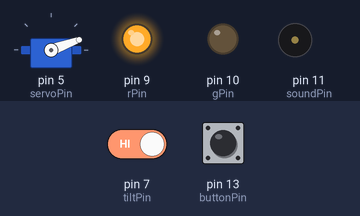
A sketch run on a simulated Arduino Uno, built with avr-gcc and run on an emulated ATmega328P. Parts: servo, output pins drawn as LEDs (lit = HIGH), buzzer (waves = sounding). Dashed ring = blinking. The test bench sets the inputs (shaded band); at power-on: pin 7 (tiltPin) HIGH, pin 13 (buttonPin) HIGH. What the sketch prints to the serial monitor is not drawn.

Above: at 1.2 s.
1.3 s: pin 7 (tiltPin) driven LOW and pin 13 (buttonPin) driven LOW
At 2.1 s:
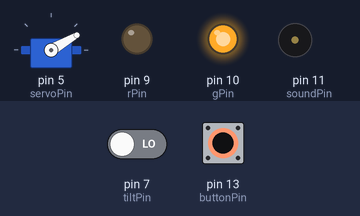
3.3 s: pin 7 (tiltPin) driven HIGH
At 4.3 s:
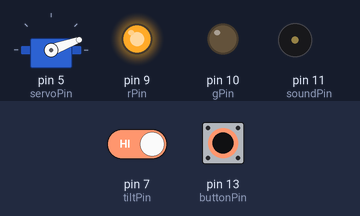
4.8 s: pin 7 (tiltPin) driven LOW
At 5.06 s:
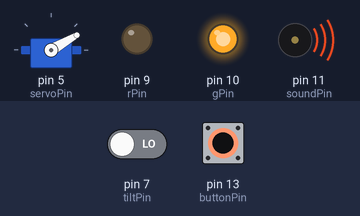
6.8 s: pin 13 (buttonPin) driven HIGH
At 8.0 s:
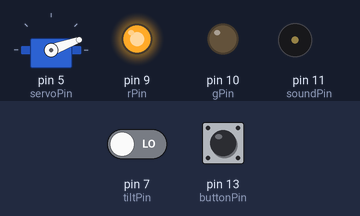
8.3 s: pin 13 (buttonPin) pulsed LOW 2 times (0.12 s each, 0.3 s apart)
At 8.57 s:
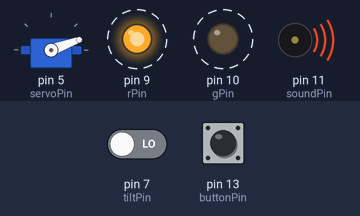
11.5 s: pin 13 (buttonPin) driven LOW
At 13.0 s:
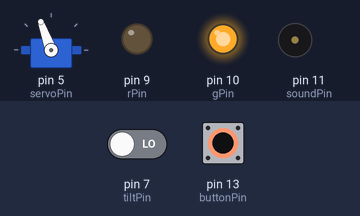
Timing chart, 0 to 14.5 s (numbered marks = the images above; inputs shaded):
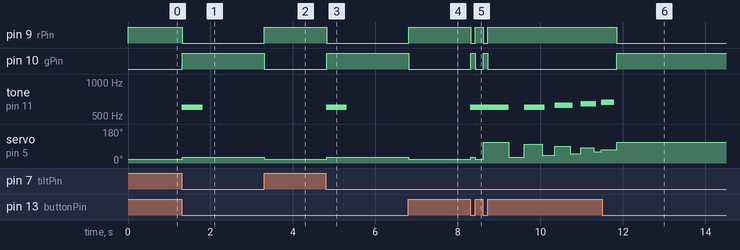

Measured:
- after the input at 1.3 s, pin 9 (rPin): HIGH → LOW at once; pin 10 (gPin): LOW → HIGH at once; tone on pin 11 (soundPin): silent → 600 Hz at once, → silent 0.50 s later; servo on pin 5 (servoPin): 20° → 30° at once
- after the input at 3.3 s, pin 9 (rPin): LOW → HIGH at once; pin 10 (gPin): HIGH → LOW at once; servo on pin 5 (servoPin): 30° → 20° at once
- after the input at 4.8 s, pin 9 (rPin): HIGH → LOW at once; pin 10 (gPin): LOW → HIGH at once; tone on pin 11 (soundPin): silent → 600 Hz at once, → silent 0.50 s later; servo on pin 5 (servoPin): 20° → 30° at once
- after the input at 6.8 s, pin 9 (rPin): LOW → HIGH at once; pin 10 (gPin): HIGH → LOW at once; servo on pin 5 (servoPin): 30° → 20° at once
- after the input at 8.3 s, pin 9 (rPin): alternates HIGH for 0.19 s and LOW for 0.11 s, 4 changes in all, then stays HIGH, starting at once; pin 10 (gPin): alternates HIGH for 0.11 s and LOW for 0.19 s, 4 changes in all, then stays LOW, starting at once
- after the input at 11.5 s, pin 9 (rPin): HIGH → LOW after 0.35 s; pin 10 (gPin): LOW → HIGH after 0.35 s; tone on pin 11 (soundPin): goes on until 11.8 s, then stays silent

The sketch:

stupidPetProject.ino
```cpp
#include <Servo.h>

Servo hand;
int servoPin=5;

int buttonPin=13;
int rPin=9;
int gPin=10;
int soundPin=11;
int times=0;
int freq=0;
int tiltPin=7;
int k=0;

int triggered=0;
int currentAngle=0;
int maxAngle=90;
int currentR=255;
int currentG=0;
int beep=600;
int beepDuration=500;

int advL=currentR/maxAngle;

int button=0;


void setup() {
  pinMode(buttonPin,INPUT_PULLUP);
  pinMode(rPin,OUTPUT);
  pinMode(gPin,OUTPUT);
  pinMode(soundPin,OUTPUT);
  pinMode(tiltPin,INPUT_PULLUP);
  analogWrite(gPin,0);
  analogWrite(rPin,255);
  Serial.begin(9600);
  hand.attach(servoPin);
  hand.write(20);
}
void loop() {
  button=digitalRead(buttonPin);
  Serial.println(button);
  if (digitalRead(tiltPin)==HIGH){
    Serial.println('ok');
    triggered=0;
    analogWrite(rPin,255);
    analogWrite(gPin,0);
    currentG=255;
    currentR=0;
    hand.write(20);
    currentAngle=20;
    beep=600;
    beepDuration=500;
    k=0;
    times=0;

  }
  else if ((button==LOW)&&(triggered==0)){
    if (currentAngle==20){
      tone(soundPin,beep,beepDuration);
      Serial.println('hum');
    }
    Serial.println(button);
    analogWrite(gPin,255);
    analogWrite(rPin,0);
    currentR=0;
    currentG=255;
    if (currentAngle==20){
       times+=1;
    }
    currentAngle=20;
    hand.write(30);
    currentAngle=30;
    if (times==3){
      hand.write(110);
      currentAngle=110;
    }
    triggered=0;
  }else if((button==HIGH)&&(triggered==0)){
    hand.write(20);
    analogWrite(gPin,0);
    currentAngle=20;
    analogWrite(rPin,255);
    if (times==3){
      triggered=1;
    }
  }
  else if((button==HIGH)&&(triggered==1)){
    analogWrite(gPin,0);
    analogWrite(rPin,255);
    goCrazy();
  }else if((button==LOW)&&(triggered==1)){
    triggered=0;
    analogWrite(gPin,255);
    analogWrite(rPin,0);
    currentR=0;
    currentG=255;
    hand.write(110);
    currentAngle=110;
    beep=600;
    beepDuration=500;
    k=0;
  }
}

void goCrazy(){
  if (k!=7){
  hand.write(110-k*10);
  currentAngle=110-k*10;
  tone(soundPin,beep,beepDuration);
  delay(1000*(8-k)/16);
  if (k!=7){
    beepDuration=500*(8-k)/8;
    beep=600+k*20;
    k+=1;
  }
  hand.write(20+k*10);
  delay(1000*(8-k-1)/16);
  }
  else{
  tone(soundPin,beep,beepDuration);
  hand.write(110);
  delay(100);
  hand.write(60);
  tone(soundPin,beep,beepDuration);
  delay(200);
  }
}
```
